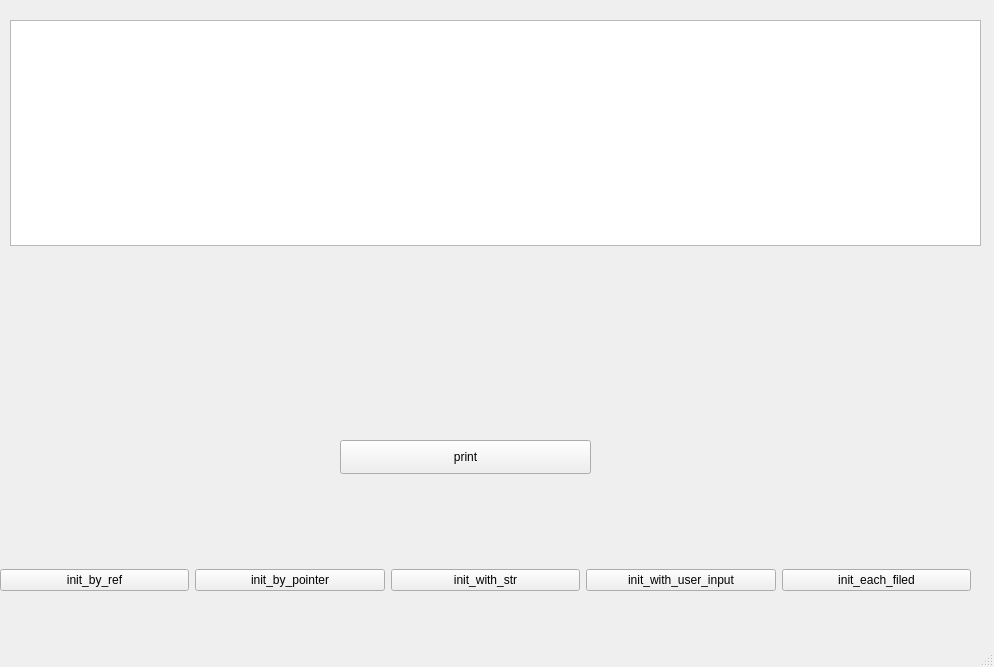
<?xml version="1.0" encoding="UTF-8"?>
<ui version="4.0">
 <class>MainWindow</class>
 <widget class="QMainWindow" name="MainWindow">
  <property name="geometry">
   <rect>
    <x>0</x>
    <y>0</y>
    <width>994</width>
    <height>667</height>
   </rect>
  </property>
  <property name="windowTitle">
   <string>MainWindow</string>
  </property>
  <widget class="QWidget" name="centralwidget">
   <widget class="QWidget" name="horizontalLayoutWidget">
    <property name="geometry">
     <rect>
      <x>10</x>
      <y>20</y>
      <width>971</width>
      <height>226</height>
     </rect>
    </property>
    <layout class="QHBoxLayout" name="horizontalLayout">
     <item>
      <widget class="QTextBrowser" name="textBrowser"/>
     </item>
    </layout>
   </widget>
   <widget class="QWidget" name="horizontalLayoutWidget_2">
    <property name="geometry">
     <rect>
      <x>0</x>
      <y>560</y>
      <width>971</width>
      <height>41</height>
     </rect>
    </property>
    <layout class="QHBoxLayout" name="horizontalLayout_2">
     <item>
      <widget class="QPushButton" name="init_by_ref">
       <property name="text">
        <string>init_by_ref</string>
       </property>
      </widget>
     </item>
     <item>
      <widget class="QPushButton" name="init_by_pointer">
       <property name="text">
        <string>init_by_pointer</string>
       </property>
      </widget>
     </item>
     <item>
      <widget class="QPushButton" name="init_with_str">
       <property name="text">
        <string>init_with_str</string>
       </property>
      </widget>
     </item>
     <item>
      <widget class="QPushButton" name="init_with_user_input">
       <property name="text">
        <string>init_with_user_input</string>
       </property>
      </widget>
     </item>
     <item>
      <widget class="QPushButton" name="init_each_filed">
       <property name="text">
        <string>init_each_filed</string>
       </property>
      </widget>
     </item>
    </layout>
   </widget>
   <widget class="QPushButton" name="print">
    <property name="geometry">
     <rect>
      <x>340</x>
      <y>440</y>
      <width>251</width>
      <height>34</height>
     </rect>
    </property>
    <property name="text">
     <string>print</string>
    </property>
   </widget>
  </widget>
  <widget class="QMenuBar" name="menubar">
   <property name="geometry">
    <rect>
     <x>0</x>
     <y>0</y>
     <width>994</width>
     <height>30</height>
    </rect>
   </property>
  </widget>
  <widget class="QStatusBar" name="statusbar"/>
 </widget>
 <resources/>
 <connections/>
</ui>
